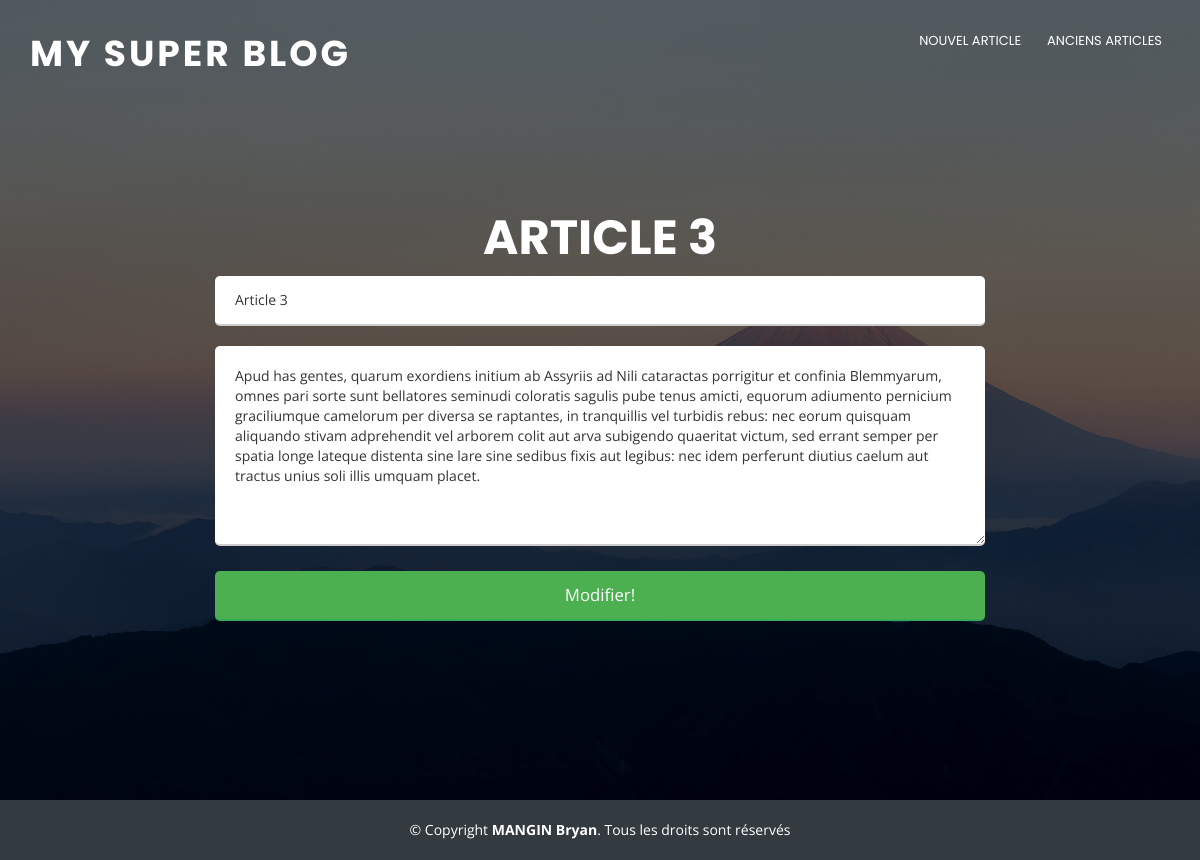
Page /admin/index.php/home/get/3 on the committed database.
### tables this page shows
CREATE TABLE `articles` (
  `id` int(3) NOT NULL,
  `titre` varchar(40) NOT NULL,
  `accroche` varchar(200) NOT NULL,
  `contenu` text NOT NULL,
  `publication` datetime NOT NULL DEFAULT CURRENT_TIMESTAMP,
  `image` varchar(30) NOT NULL
);

### admin/application/controller/home.php (called while the page is built, shortened)
<?php
class Home extends Controller
{
    public function get($id_article)
    {
        $articles_model = $this->loadModel('ArticlesModel');
        $post = $articles_model->getArticle($id_article);
        require 'application/views/templates/header.php';
        require 'application/views/admin/modifier.php';
        require 'application/views/templates/footer.php';
    }
}

### admin/index.php (called while the page is built, shortened)
<?php
require 'application/libs/controller.php';
$app = new Application();

### admin/application/libs/controller.php (called while the page is built, shortened)
<?php
class Controller
{
    public $db = null;
    private function openDatabaseConnection()
    {
        $options = array(PDO::ATTR_DEFAULT_FETCH_MODE => PDO::FETCH_OBJ, PDO::ATTR_ERRMODE => PDO::ERRMODE_WARNING);
        $this->db = new PDO(DB_TYPE . ':host=' . DB_HOST . ';dbname=' . DB_NAME, DB_USER, DB_PASS, $options);
    }
    public function loadModel($model_name)
    {
        return new $model_name($this->db);
    }
}

### admin/application/models/articlesmodel.php (called while the page is built, shortened)
<?php
class ArticlesModel
{
    function __construct($db) {
        try {
            $this->db = $db;
        } catch (PDOException $e) {
            exit('Database connection could not be established.');
        }
    }
    public function getArticle($id){
        $article = $this->db->prepare("SELECT id, titre, contenu, publication, image FROM articles WHERE id = ?");
        $article->execute([$id]);
        $article = $article->fetch();
        if(empty($article))
            header("Location: index.php");
        else
            return $article;
    }
}

### admin/application/views/admin/modifier.php (the view, shortened to what this page needs)
<section id="home">
 <div class="home-container">
        <div class="row">
            <div class="col-xs-12">
                <h1><?php echo $post->titre; ?></h1>
            </div>
        </div>
        <div class="row col-sm-8 col-xs-12">
            <form method="post" action="<?php echo ADMIN_URL; ?>home/modifier/<?php echo $post->id; ?>">
                <div class="row">
                    <div class="col-xs-12">
                        <input type="text" name="titre" placeholder="Titre *" value="<?php echo $post->titre; ?>">
                    </div>
                </div>
                <div class="row">
                    <div class="col-xs-12">
                        <textarea name="contenu" placeholder="Corps de l'article *"><?php echo str_replace("<br />", "", $post->contenu); ?></textarea>
                    </div>
                </div>
                <div class="row">
                    <div class="col-xs-12">
                        <input type="submit" value="Modifier!">
                    </div>
                </div>
            </form>
        </div>
    </div>
</section>

### public/css/main.css (style rules this page uses)
body { background: #efefef; color: #666666; font-family: "Open Sans", sans-serif; }
h1, h2, h3, h4, h5, h6 { font-family: "Poppins", sans-serif; font-weight: 400; padding: 0; }
#home { width: 100%; height: 100vh; background: url(../img/hero-bg.jpg) top center; background-size: cover; position: relative; }
@media (min-width: 1024px) { #home { background-attachment: fixed; } }
#home:before { content: ""; background: rgba(0, 0, 0, 0.6); position: absolute; bottom: 0; top: 0; left: 0; right: 0; }
#home .home-container { position: absolute; bottom: 0; top: 0; left: 0; right: 0; display: flex; justify-content: center; align-items: center; flex-direction: column; text-align: center; }
#home h1 { margin: 30px 0 10px 0; font-size: 48px; font-weight: 700; line-height: 56px; text-transform: uppercase; color: #fff; }
h1 { font-size: 1.4em; line-height: 3em; font-weight: 700 }
form input { width: 100%; height: 50px; border: none; border-radius: 5px }
form input[type="text"], form input[type="password"] { border-bottom: 2px solid #ccc; padding-left: 20px; color: #333; margin-bottom: 20px }
form input[type="submit"] { background: #4CAF50; color: white; font-size: 1.2em; border-bottom: 2px solid #34ad58 }
form textarea { max-width: 100%; min-width: 100%; height: 200px; margin-bottom: 20px; border: none; border-radius: 5px; border-bottom: 2px solid #ccc; padding: 20px; color: #333 }

### rows in the picture
articles: titre "ARTICLE 3", titre "Article 3", contenu "Apud has gentes, quarum exordiens initium ab Assyriis ad Nili cataractas porrigitur et confinia Blemmyarum, omnes pari sorte sunt bellatores seminudi coloratis sagulis pube tenus amicti, equorum adiumento pernicium graciliumque camelorum per diversa se raptantes, in tranquillis vel turbidis rebus: nec eorum quisquam aliquando stivam adprehendit vel arborem colit aut arva subigendo quaeritat victum, sed errant semper per spatia longe lateque distenta sine lare sine sedibus fixis aut legibus: nec idem perferunt diutius caelum aut tractus unius soli illis umquam placet."
